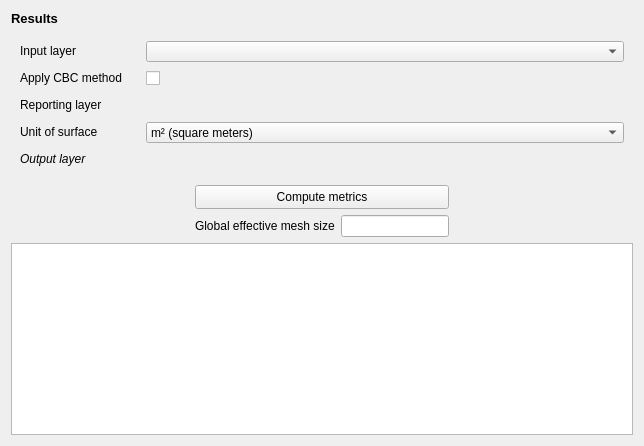
             <widget class="QWidget" name="tab">
              <attribute name="title">
               <string>4 - Metrics</string>
              </attribute>
              <layout class="QGridLayout" name="gridLayout_30">
               <item row="0" column="0">
                <widget class="QLabel" name="label_14">
                 <property name="sizePolicy">
                  <sizepolicy hsizetype="Expanding" vsizetype="Preferred">
                   <horstretch>0</horstretch>
                   <verstretch>0</verstretch>
                  </sizepolicy>
                 </property>
                 <property name="font">
                  <font>
                   <pointsize>10</pointsize>
                   <weight>75</weight>
                   <bold>true</bold>
                  </font>
                 </property>
                 <property name="text">
                  <string>Results</string>
                 </property>
                </widget>
               </item>
               <item row="1" column="0" colspan="4">
                <widget class="QFrame" name="selectionLayerFrame_5">
                 <property name="sizePolicy">
                  <sizepolicy hsizetype="Expanding" vsizetype="Preferred">
                   <horstretch>0</horstretch>
                   <verstretch>0</verstretch>
                  </sizepolicy>
                 </property>
                 <property name="minimumSize">
                  <size>
                   <width>200</width>
                   <height>65</height>
                  </size>
                 </property>
                 <property name="frameShape">
                  <enum>QFrame::NoFrame</enum>
                 </property>
                 <property name="frameShadow">
                  <enum>QFrame::Raised</enum>
                 </property>
                 <layout class="QGridLayout" name="gridLayout_23">
                  <item row="0" column="0">
                   <widget class="QLabel" name="selectionLayerLabel_24">
                    <property name="sizePolicy">
                     <sizepolicy hsizetype="Fixed" vsizetype="Fixed">
                      <horstretch>0</horstretch>
                      <verstretch>0</verstretch>
                     </sizepolicy>
                    </property>
                    <property name="minimumSize">
                     <size>
                      <width>0</width>
                      <height>16</height>
                     </size>
                    </property>
                    <property name="font">
                     <font>
                      <weight>50</weight>
                      <bold>false</bold>
                     </font>
                    </property>
                    <property name="text">
                     <string>Input layer</string>
                    </property>
                   </widget>
                  </item>
                  <item row="0" column="1">
                   <widget class="QgsMapLayerComboBox" name="resultsInputLayer_2">
                    <property name="enabled">
                     <bool>true</bool>
                    </property>
                    <property name="sizePolicy">
                     <sizepolicy hsizetype="Preferred" vsizetype="Fixed">
                      <horstretch>0</horstretch>
                      <verstretch>0</verstretch>
                     </sizepolicy>
                    </property>
                    <property name="minimumSize">
                     <size>
                      <width>60</width>
                      <height>21</height>
                     </size>
                    </property>
                    <property name="maximumSize">
                     <size>
                      <width>16777215</width>
                      <height>21</height>
                     </size>
                    </property>
                    <property name="editable">
                     <bool>false</bool>
                    </property>
                    <property name="currentIndex">
                     <number>-1</number>
                    </property>
                    <property name="allowEmptyLayer">
                     <bool>false</bool>
                    </property>
                   </widget>
                  </item>
                  <item row="1" column="0">
                   <widget class="QLabel" name="selectionLayerLabel_27">
                    <property name="sizePolicy">
                     <sizepolicy hsizetype="Fixed" vsizetype="Fixed">
                      <horstretch>0</horstretch>
                      <verstretch>0</verstretch>
                     </sizepolicy>
                    </property>
                    <property name="minimumSize">
                     <size>
                      <width>120</width>
                      <height>16</height>
                     </size>
                    </property>
                    <property name="font">
                     <font>
                      <weight>50</weight>
                      <bold>false</bold>
                     </font>
                    </property>
                    <property name="text">
                     <string>Apply CBC method</string>
                    </property>
                   </widget>
                  </item>
                  <item row="1" column="1">
                   <widget class="QCheckBox" name="cbcMethodFlag">
                    <property name="minimumSize">
                     <size>
                      <width>0</width>
                      <height>21</height>
                     </size>
                    </property>
                    <property name="maximumSize">
                     <size>
                      <width>16777215</width>
                      <height>21</height>
                     </size>
                    </property>
                    <property name="layoutDirection">
                     <enum>Qt::LeftToRight</enum>
                    </property>
                    <property name="text">
                     <string/>
                    </property>
                    <property name="checked">
                     <bool>false</bool>
                    </property>
                   </widget>
                  </item>
                  <item row="2" column="0">
                   <widget class="QLabel" name="selectionLayerLabel_26">
                    <property name="sizePolicy">
                     <sizepolicy hsizetype="Fixed" vsizetype="Fixed">
                      <horstretch>0</horstretch>
                      <verstretch>0</verstretch>
                     </sizepolicy>
                    </property>
                    <property name="minimumSize">
                     <size>
                      <width>120</width>
                      <height>16</height>
                     </size>
                    </property>
                    <property name="font">
                     <font>
                      <weight>50</weight>
                      <bold>false</bold>
                     </font>
                    </property>
                    <property name="text">
                     <string>Reporting layer</string>
                    </property>
                   </widget>
                  </item>
                  <item row="2" column="1">
                   <widget class="QgsFileWidget" name="resultsReportingLayer_2">
                    <property name="enabled">
                     <bool>false</bool>
                    </property>
                    <property name="minimumSize">
                     <size>
                      <width>0</width>
                      <height>21</height>
                     </size>
                    </property>
                    <property name="maximumSize">
                     <size>
                      <width>16777215</width>
                      <height>21</height>
                     </size>
                    </property>
                   </widget>
                  </item>
                  <item row="3" column="0">
                   <widget class="QLabel" name="selectionLayerLabel_29">
                    <property name="sizePolicy">
                     <sizepolicy hsizetype="Fixed" vsizetype="Fixed">
                      <horstretch>0</horstretch>
                      <verstretch>0</verstretch>
                     </sizepolicy>
                    </property>
                    <property name="minimumSize">
                     <size>
                      <width>120</width>
                      <height>16</height>
                     </size>
                    </property>
                    <property name="font">
                     <font>
                      <weight>50</weight>
                      <bold>false</bold>
                     </font>
                    </property>
                    <property name="text">
                     <string>Unit of surface</string>
                    </property>
                   </widget>
                  </item>
                  <item row="3" column="1">
                   <widget class="QComboBox" name="resultsUnit_2">
                    <property name="minimumSize">
                     <size>
                      <width>0</width>
                      <height>21</height>
                     </size>
                    </property>
                    <property name="maximumSize">
                     <size>
                      <width>16777215</width>
                      <height>21</height>
                     </size>
                    </property>
                    <item>
                     <property name="text">
                      <string>m² (square meters)</string>
                     </property>
                    </item>
                    <item>
                     <property name="text">
                      <string>dam²/a (square decameters / ares)</string>
                     </property>
                    </item>
                    <item>
                     <property name="text">
                      <string>hm²/ha (square hectometers / hectares)</string>
                     </property>
                    </item>
                    <item>
                     <property name="text">
                      <string>km² (square kilometers)</string>
                     </property>
                    </item>
                   </widget>
                  </item>
                  <item row="4" column="0">
                   <widget class="QLabel" name="selectionLayerLabel_28">
                    <property name="sizePolicy">
                     <sizepolicy hsizetype="Fixed" vsizetype="Fixed">
                      <horstretch>0</horstretch>
                      <verstretch>0</verstretch>
                     </sizepolicy>
                    </property>
                    <property name="minimumSize">
                     <size>
                      <width>80</width>
                      <height>16</height>
                     </size>
                    </property>
                    <property name="font">
                     <font>
                      <weight>50</weight>
                      <italic>true</italic>
                      <bold>false</bold>
                     </font>
                    </property>
                    <property name="text">
                     <string>Output layer</string>
                    </property>
                   </widget>
                  </item>
                  <item row="4" column="1">
                   <widget class="QgsFileWidget" name="resultsOutLayer_4">
                    <property name="sizePolicy">
                     <sizepolicy hsizetype="Expanding" vsizetype="Fixed">
                      <horstretch>0</horstretch>
                      <verstretch>0</verstretch>
                     </sizepolicy>
                    </property>
                    <property name="minimumSize">
                     <size>
                      <width>100</width>
                      <height>21</height>
                     </size>
                    </property>
                    <property name="maximumSize">
                     <size>
                      <width>16777215</width>
                      <height>21</height>
                     </size>
                    </property>
                    <property name="accessibleName">
                     <string/>
                    </property>
                    <property name="accessibleDescription">
                     <string/>
                    </property>
                    <property name="dialogTitle">
                     <string/>
                    </property>
                    <property name="defaultRoot">
                     <string/>
                    </property>
                   </widget>
                  </item>
                 </layout>
                </widget>
               </item>
               <item row="2" column="0">
                <spacer name="horizontalSpacer_21">
                 <property name="orientation">
                  <enum>Qt::Horizontal</enum>
                 </property>
                 <property name="sizeHint" stdset="0">
                  <size>
                   <width>178</width>
                   <height>20</height>
                  </size>
                 </property>
                </spacer>
               </item>
               <item row="2" column="1" colspan="2">
                <widget class="QPushButton" name="resultsRun_2">
                 <property name="sizePolicy">
                  <sizepolicy hsizetype="Preferred" vsizetype="Fixed">
                   <horstretch>0</horstretch>
                   <verstretch>0</verstretch>
                  </sizepolicy>
                 </property>
                 <property name="minimumSize">
                  <size>
                   <width>0</width>
                   <height>24</height>
                  </size>
                 </property>
                 <property name="maximumSize">
                  <size>
                   <width>16777215</width>
                   <height>24</height>
                  </size>
                 </property>
                 <property name="layoutDirection">
                  <enum>Qt::LeftToRight</enum>
                 </property>
                 <property name="text">
                  <string>Compute metrics</string>
                 </property>
                 <property name="icon">
                  <iconset resource="resources.qrc">
                   <normaloff>:/plugins/FragScape/icons/play.svg</normaloff>:/plugins/FragScape/icons/play.svg</iconset>
                 </property>
                </widget>
               </item>
               <item row="2" column="3">
                <spacer name="horizontalSpacer_14">
                 <property name="orientation">
                  <enum>Qt::Horizontal</enum>
                 </property>
                 <property name="sizeHint" stdset="0">
                  <size>
                   <width>178</width>
                   <height>20</height>
                  </size>
                 </property>
                </spacer>
               </item>
               <item row="3" column="0">
                <spacer name="horizontalSpacer_11">
                 <property name="orientation">
                  <enum>Qt::Horizontal</enum>
                 </property>
                 <property name="sizeHint" stdset="0">
                  <size>
                   <width>178</width>
                   <height>20</height>
                  </size>
                 </property>
                </spacer>
               </item>
               <item row="3" column="1">
                <widget class="QLabel" name="label_15">
                 <property name="sizePolicy">
                  <sizepolicy hsizetype="Fixed" vsizetype="Preferred">
                   <horstretch>0</horstretch>
                   <verstretch>0</verstretch>
                  </sizepolicy>
                 </property>
                 <property name="text">
                  <string>Global effective mesh size</string>
                 </property>
                </widget>
               </item>
               <item row="3" column="2">
                <widget class="QLineEdit" name="resultsGlobalRes_2">
                 <property name="readOnly">
                  <bool>true</bool>
                 </property>
                </widget>
               </item>
               <item row="3" column="3">
                <spacer name="horizontalSpacer_20">
                 <property name="orientation">
                  <enum>Qt::Horizontal</enum>
                 </property>
                 <property name="sizeHint" stdset="0">
                  <size>
                   <width>178</width>
                   <height>20</height>
                  </size>
                 </property>
                </spacer>
               </item>
               <item row="4" column="0" colspan="4">
                <widget class="QTableView" name="resultsView_2">
                 <property name="sortingEnabled">
                  <bool>true</bool>
                 </property>
                 <property name="wordWrap">
                  <bool>false</bool>
                 </property>
                </widget>
               </item>
              </layout>
             </widget>
